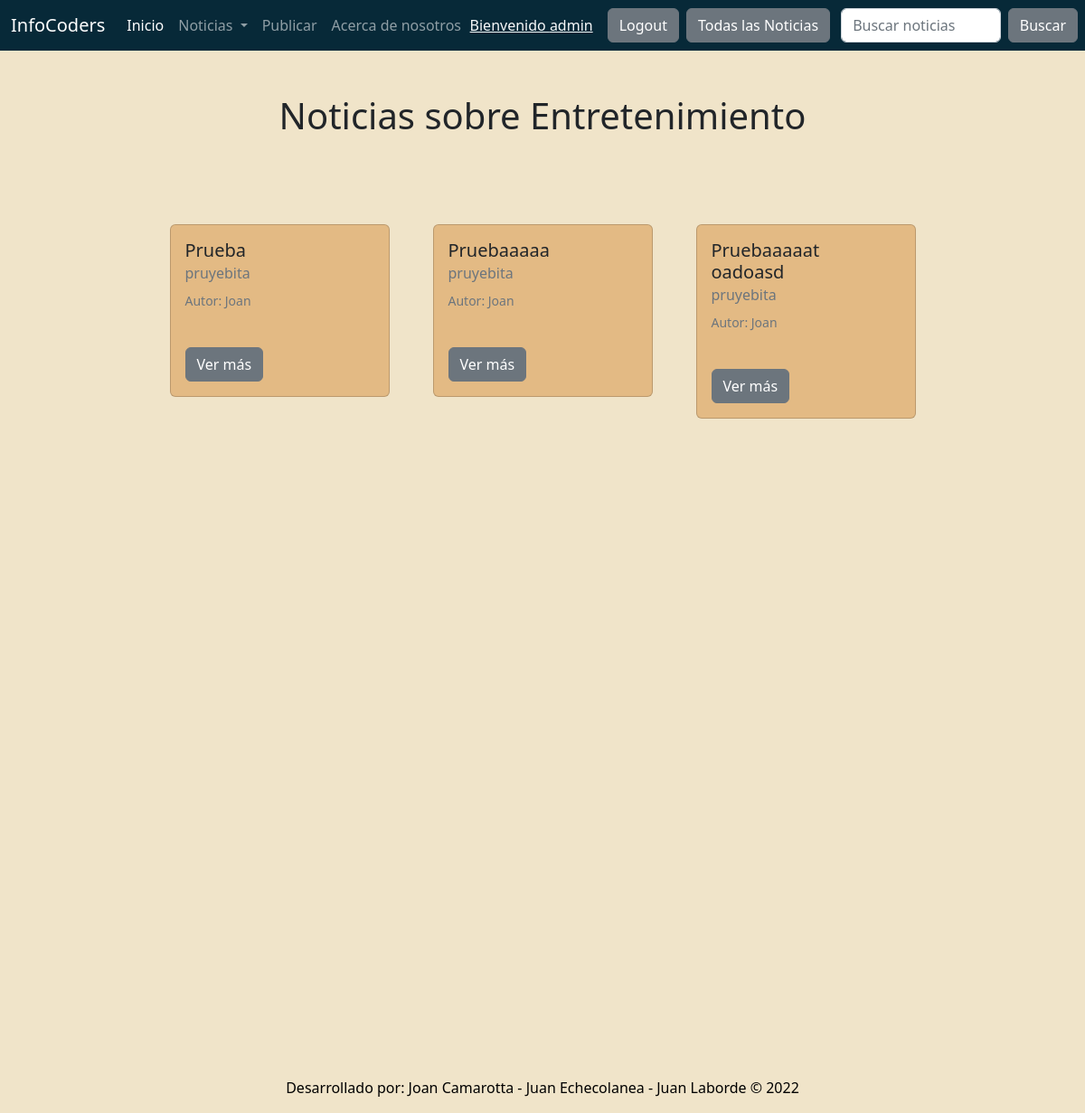
The app's page /Noticias/Entretenimiento/ (signed in), older data.
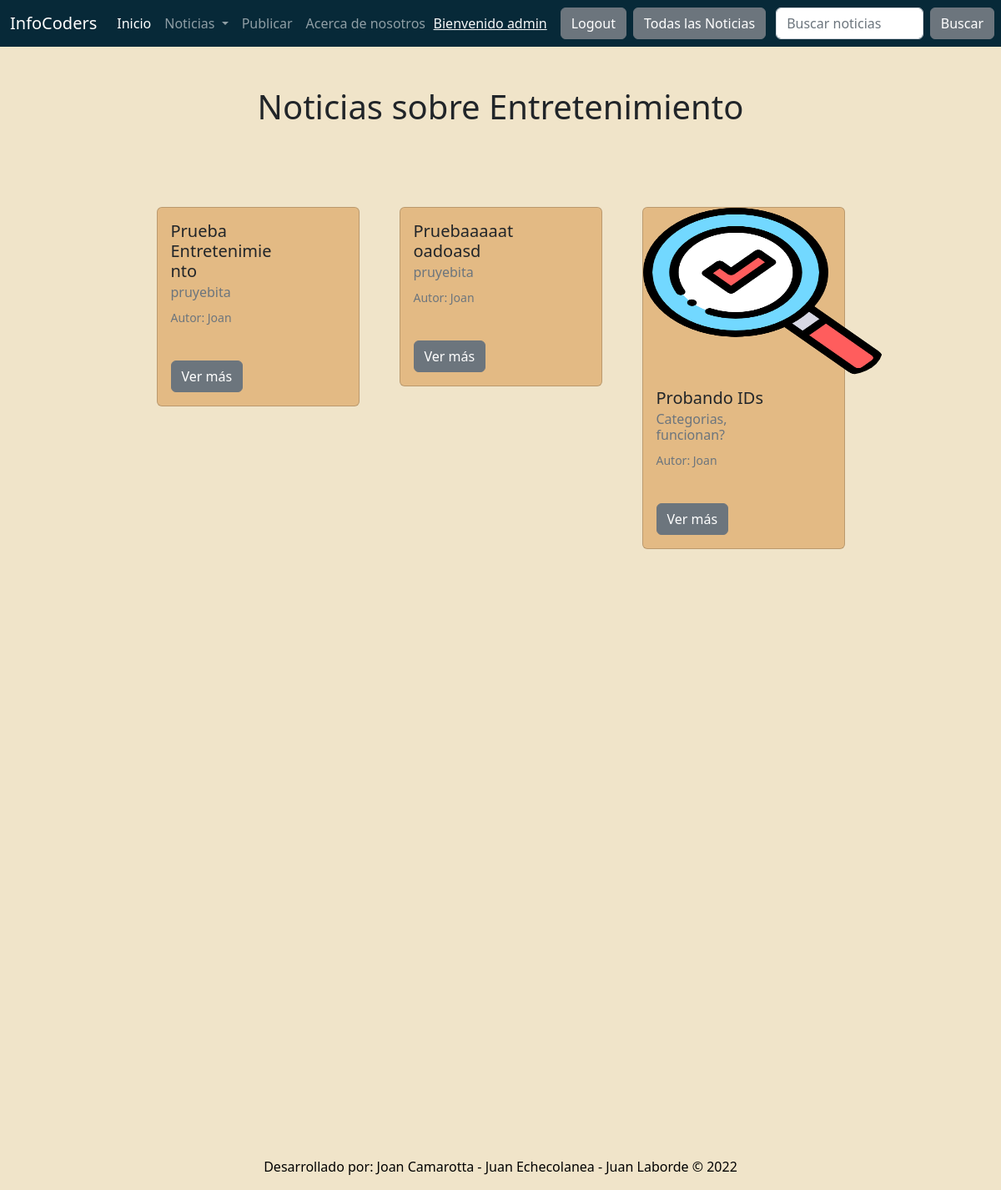
The same page, newer data.
### blog/models.py (models this page shows, shortened)
class Note(models.Model):
    title = models.CharField(max_length=100, blank=True, null=True)
    subtitle = models.CharField(max_length=100)
    author = models.CharField(max_length=50)
    publish_date = models.DateField(default=now)
    text = models.TextField(blank=True)
    category = models.ForeignKey('Categoria', on_delete=models.CASCADE, related_name='blog')
    image = models.ImageField(upload_to='note_image', blank = True, null = True)
    is_active = models.BooleanField(default=True, blank = True)
    class Meta:
        verbose_name = 'Nota'
        verbose_name_plural = 'Notas'

### blog/views.py (the view)
# urls.py: path('Entretenimiento/', entertainment_post, name = 'entertainment_post'),
def entertainment_post(request):
    entertainment = Note.objects.filter(category_id = 1)
    context = {'entertainment' : entertainment}
    return render(request, 'entertainment_post.html', context = context)

### blog/templates/entertainment_post.html (shortened to what this page needs)
{% extends 'base.html' %}
{% block content %}
<h1
class="fw-bopld text-center py-5">
Noticias sobre Entretenimiento
</h1>
<div class="container px-8 px-lg-7 mt-5">
    <div class="row gx-4 gx-lg-5 row-cols-2 row-cols-md-3 row-cols-xl-4 justify-content-center">
      {% for note in entertainment %}
        <div class="col mb-5">
            <div class="card h-120" style="background-color:#e3ba84">
              {% if note.image %}
              <img class="card-img-top" src="{{note.image.url}}"style= "border-radius: 15%; border: 5px; width: 287px; height: 200px; position: relative;"/>
              {% endif %}
              <div class="col-md-8">
                <div class="card-body">
                  <h5 class="card-title">{{note.title}}</h5>
                  <h6 class="card-subtitle mb-2 text-muted">{{note.subtitle}}</h6>
                  <p class="card-text"><small class="text-muted">Autor: {{note.author}}</small></p>
                  <br>
                  <a href="/Noticias/Leer-Noticia/{{note.id}}/" class="btn btn-secondary">Ver más</a>
                </div>
            </div>
          </div>
        </div>
{% endfor %}
{% endblock %}

Row changes from the older to the newer data that the page shows:
no longer on this page (row edited): Note: title "Pruebaaaaa", subtitle "pruyebita", author "Joan"
changed Note: title "Prueba" → "Prueba Entretenimiento"
added Note: image (picture), title "Probando IDs", subtitle "Categorias, funcionan?", author "Joan"
